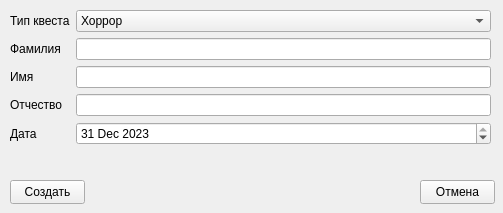
<?xml version="1.0" encoding="UTF-8"?>
<ui version="4.0">
 <class>CreateQuest</class>
 <widget class="QMainWindow" name="CreateQuest">
  <property name="geometry">
   <rect>
    <x>0</x>
    <y>0</y>
    <width>503</width>
    <height>213</height>
   </rect>
  </property>
  <property name="windowTitle">
   <string>CreateQuest</string>
  </property>
  <widget class="QWidget" name="centralwidget">
   <widget class="QPushButton" name="pushButton">
    <property name="geometry">
     <rect>
      <x>10</x>
      <y>180</y>
      <width>75</width>
      <height>24</height>
     </rect>
    </property>
    <property name="text">
     <string>Создать</string>
    </property>
   </widget>
   <widget class="QPushButton" name="pushButton_2">
    <property name="geometry">
     <rect>
      <x>420</x>
      <y>180</y>
      <width>75</width>
      <height>24</height>
     </rect>
    </property>
    <property name="text">
     <string>Отмена</string>
    </property>
   </widget>
   <widget class="QWidget" name="formLayoutWidget">
    <property name="geometry">
     <rect>
      <x>10</x>
      <y>10</y>
      <width>481</width>
      <height>161</height>
     </rect>
    </property>
    <layout class="QFormLayout" name="formLayout">
     <item row="0" column="0">
      <widget class="QLabel" name="label">
       <property name="text">
        <string>Тип квеста</string>
       </property>
      </widget>
     </item>
     <item row="0" column="1">
      <widget class="QComboBox" name="comboBox">
       <item>
        <property name="text">
         <string>Хоррор</string>
        </property>
       </item>
       <item>
        <property name="text">
         <string>Юмор</string>
        </property>
       </item>
       <item>
        <property name="text">
         <string>Приключение</string>
        </property>
       </item>
      </widget>
     </item>
     <item row="1" column="0">
      <widget class="QLabel" name="label_2">
       <property name="text">
        <string>Фамилия</string>
       </property>
      </widget>
     </item>
     <item row="1" column="1">
      <widget class="QLineEdit" name="lineEdit"/>
     </item>
     <item row="7" column="1">
      <widget class="QDateEdit" name="dateEdit">
       <property name="dateTime">
        <datetime>
         <hour>22</hour>
         <minute>0</minute>
         <second>0</second>
         <year>2023</year>
         <month>12</month>
         <day>31</day>
        </datetime>
       </property>
      </widget>
     </item>
     <item row="7" column="0">
      <widget class="QLabel" name="label_5">
       <property name="text">
        <string>Дата</string>
       </property>
      </widget>
     </item>
     <item row="3" column="0">
      <widget class="QLabel" name="label_3">
       <property name="text">
        <string>Имя</string>
       </property>
      </widget>
     </item>
     <item row="5" column="0">
      <widget class="QLabel" name="label_4">
       <property name="text">
        <string>Отчество</string>
       </property>
      </widget>
     </item>
     <item row="5" column="1">
      <widget class="QLineEdit" name="lineEdit_3"/>
     </item>
     <item row="3" column="1">
      <widget class="QLineEdit" name="lineEdit_2"/>
     </item>
    </layout>
   </widget>
  </widget>
 </widget>
 <resources/>
 <connections/>
</ui>
